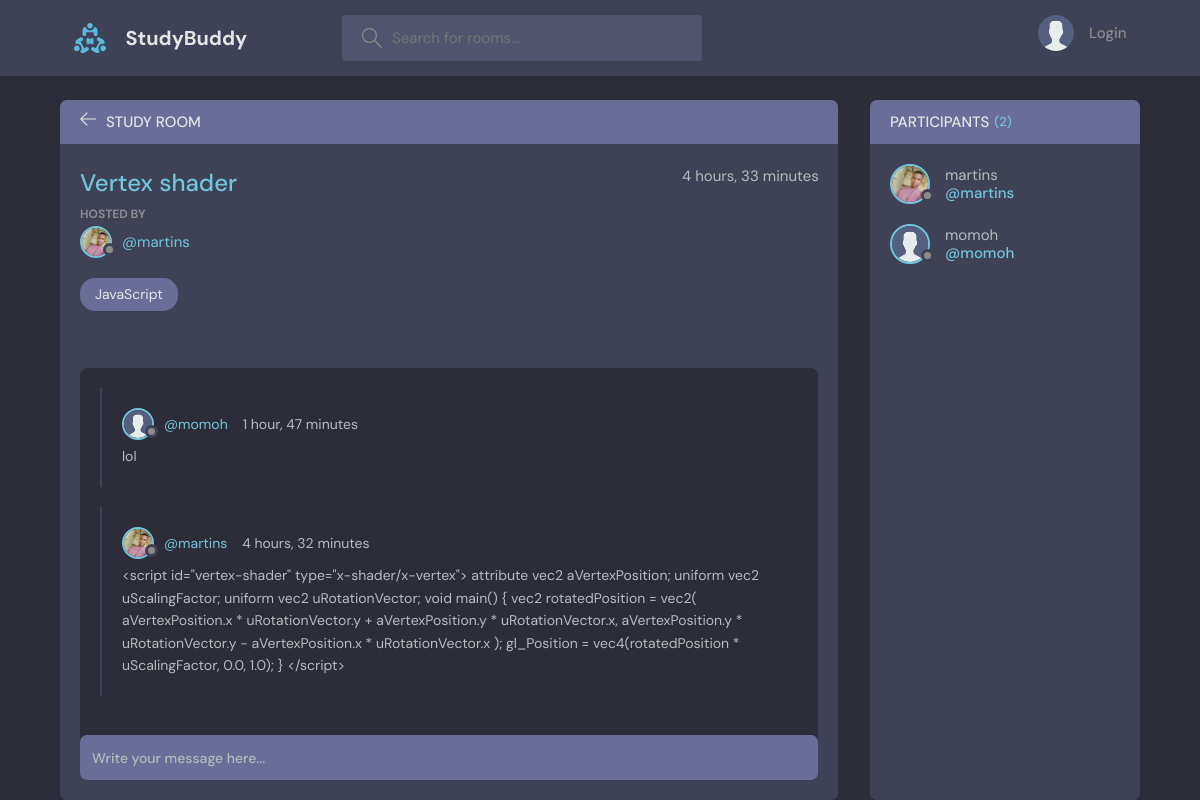
The page /room/1/ on the database its author committed.
### base/models.py (models this page shows, shortened)
class Room(models.Model):
    host = models.ForeignKey(User, on_delete=models.SET_NULL, null=True)
    topic  = models.ForeignKey(Topic, on_delete=models.SET_NULL, null=True)
    name = models.CharField(max_length=200)
    description = models.TextField(null=True, blank=True)
    participants = models.ManyToManyField(User, related_name="participants" ,blank=True)
    updated = models.DateTimeField(auto_now=True)
    created = models.DateTimeField(auto_now_add=True)
    class Meta:
        ordering = ["-updated", "-created"]

class User(AbstractUser):
    name = models.CharField(max_length=200, null=True)
    email = models.EmailField(unique =True, null=True)
    bio = models.TextField(null=True)
    avatar = models.ImageField(null=True, default="avatar.svg")
    USERNAME_FIELD = "email"
    REQUIRED_FIELDS = ["name",] # this is used when creating superuser in shell

class Topic(models.Model):
    name = models.CharField(max_length=200)
    def __str__(self):
        return self.name

class Message(models.Model):
    user = models.ForeignKey(User, on_delete=models.CASCADE)
    room = models.ForeignKey(Room, on_delete=models.CASCADE)
    body = models.TextField()
    updated = models.DateTimeField(auto_now=True)
    created = models.DateTimeField(auto_now_add=True)
    class Meta:
        ordering = ["-updated", "-created"]

### base/views.py (the view, shortened to what this page needs)
# urls.py: path("room/<str:pk>/", views.room, name="room"),
def room(request, pk):
    room = Room.objects.get(id=pk)
    room_messages = room.message_set.all()
    participants = room.participants.all()
    context = {
        "room":room,
        "room_messages":room_messages,
        "participants": participants
        }
    return render(request, "base/room.html", context)

### base/templates/base/room.html (shortened to what this page needs)
{% extends "main.html" %}
{% block content %}
    <main class="profile-page layout layout--2">
      <div class="container">
        <div class="room">
          <div class="room__top">
            <div class="room__topLeft">
              <a href="{% url "home" %}">
                <svg version="1.1" xmlns="http://www.w3.org/2000/svg" width="32" height="32" viewBox="0 0 32 32">
                  <title>arrow-left</title>
                  <path
                    d="M13.723 2.286l-13.723 13.714 13.719 13.714 1.616-1.611-10.96-10.96h27.625v-2.286h-27.625l10.965-10.965-1.616-1.607z"
                  ></path>
                </svg>
              </a>
              <h3>Study Room</h3>
            </div>
          </div>
          <div class="room__box scroll">
            <div class="room__header scroll">
              <div class="room__info">
                <h3>{{room.name}}</h3>
                <span>{{room.created | timesince}}</span>
              </div>
              <div class="room__hosted">
                <p>Hosted By</p>
                <a href="{% url "user-profile" room.host.id %}" class="room__author">
                  <div class="avatar avatar--small">
                    <img src="{{room.host.avatar.url}}" />
                  </div>
                  <span>@{{room.host.username}}</span>
                </a>
              </div>
              <span class="room__topics">{{room.topic}}</span>
            </div>
            <div class="room__conversation">
              <div class="threads scroll">
                {% for message in room_messages %}
                  <div class="thread">
                    <div class="thread__top">
                      <div class="thread__author">
                        <a href="{% url "user-profile" message.user.id %}" class="thread__authorInfo">
                          <div class="avatar avatar--small">
                            <img src="{{message.user.avatar.url}}" />
                          </div>
                          <span>@{{message.user.username}}</span>
                        </a>
                        <span class="thread__date">{{message.created | timesince}}</span>
                      </div>
                    </div>
                    <div class="thread__details">
                      {{message.body}}
                    </div>
                  </div>
                {% endfor %}
              </div>
            </div>
          </div>
          <div class="room__message">
            <form action="#" method="POST">
              <input name="body" placeholder="Write your message here..." /></form>
          </div>
        </div>
        <div class="participants">
          <h3 class="participants__top">Participants <span>({{participants.count}})</span></h3>
          <div class="participants__list scroll">
            {% for user in participants %}
              <a href="{% url "user-profile" user.id %}" class="participant">
                <div class="avatar avatar--medium">
                  <img src="{{user.avatar.url}}" />
                </div>
                <p>
                  {{user.username}}
                  <span>@{{user.username}}</span>
                </p>
              </a>
            {% endfor %}
          </div>
        </div>
      </div>
    </main>
{% endblock content %}

### templates/main.html (shortened to what this page needs)
<!DOCTYPE html>
{% load static %}
<html lang="en">
  <head>
    <link rel="stylesheet" href="{% static 'styles/style.css' %}" />
  </head>
  <body>
    {% include "navbar.html" %}
    {% block content %}
    {% endblock content %}
  </body>
</html>

### templates/navbar.html (shortened to what this page needs)
{% load static %}
<header class="header header--loggedIn">
    <div class="container">
      <a href="{% url "home" %}" class="header__logo">
        <img src="{% static 'images/logo.svg' %}" />
        <h1>StudyBuddy</h1>
      </a>
      <form class="header__search" action="{% url "home" %}" method="get">
        <label>
          <input name="q" placeholder="Search for rooms..." />
        </label>
      </form>
      <nav class="header__menu">
        {% if request.user.is_authenticated %}
        <div class="header__user">
            <a href="{% url 'user-profile' request.user.id %}">
                <div class="avatar avatar--medium active">
              <img src="{{request.user.avatar.url}}" />
            </div>
            <p>{{request.user.username}} <span>@{{request.user.username}}</span></p>
          </a>
          <button class="dropdown-button">
            <svg version="1.1" xmlns="http://www.w3.org/2000/svg" width="32" height="32" viewBox="0 0 32 32">
              <title>chevron-down</title>
              <path d="M16 21l-13-13h-3l16 16 16-16h-3l-13 13z"></path>
            </svg>
          </button>
        </div>
        {% else %}
        <a href="{% url "login" %}">
          <img src="{% static 'images/avatar.svg' %}" />
          <p>Login</p>
        </a>
        {% endif %}
      </nav>
    </div>
  </header>

### rows shown on the page
Room: name "Vertex shader", created "4 hours, 33 minutes", host.avatar (picture), host.username "martins", topic "JavaScript"
Message: user.avatar (placeholder picture), user.username "momoh", created "1 hour, 47 minutes", body "lol"
Message: user.avatar (picture), user.username "martins", created "4 hours, 32 minutes", body "<script id=\"vertex-shader\" type=\"x-shader/x-vertex\"> attribute vec2 aVertexPosition; uniform vec2 uScalingFactor; uniform vec2 uRotationVector; void main() { vec2 rotatedPosition = vec2( aVertexPosition.x * uRotationVector.y + aVertexPosition.y * uRotationVector.x, aVertexPosition.y * uRotationVector.y - aVertexPosition.x * uRotationVector.x ); gl_Position = vec4(rotatedPosition * uScalingFactor, 0.0, 1.0); } </script>"
User: avatar (picture), username "martins"
User: avatar (placeholder picture), username "momoh"

### other values the page prints
{{ participants.count }} "2"
